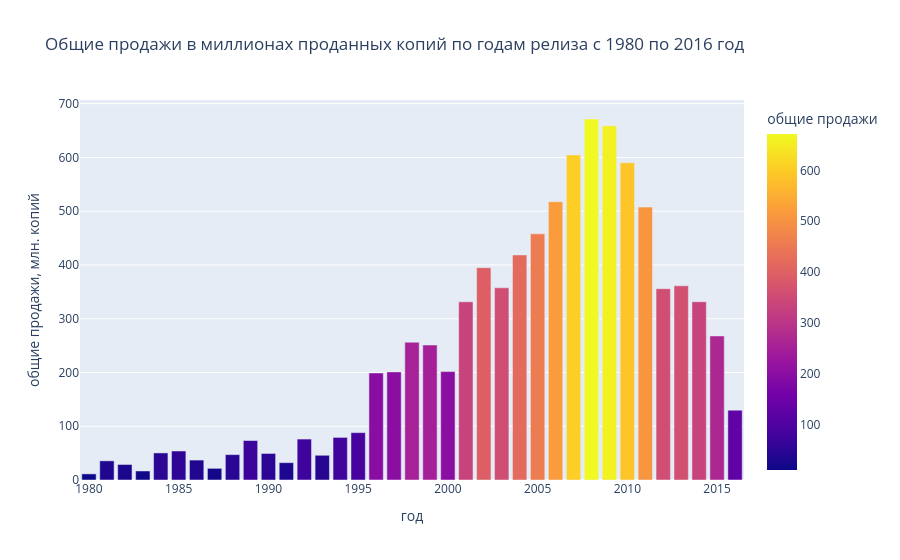

The notebook cell saved with this chart:
### Code cell
fig = px.bar(data.groupby('year_of_release').total_sales.sum(), 
             color=data.groupby('year_of_release').total_sales.sum().round(2),
             title='Общие продажи в миллионах проданных копий по годам релиза с 1980 по 2016 год',
             labels={'value':'общие продажи, млн. копий', 
                     'year_of_release': 'год', 
                     'color':'общие продажи'})

fig.update_traces(hovertemplate = 'год релиза : %{x}<br>общие продажи, млн. копий : %{y}')

fig.show()

### Figure 1 — Plotly figure (JSON) as saved in the notebook; plotly's stock layout.template omitted (floating-point values rounded to 4 significant figures)
{"data": [{"alignmentgroup": "True", "hovertemplate": "год релиза : %{x}<br>общие продажи, млн. копий : %{y}", "legendgroup": "", "marker": {"color": [11.38, 35.68, 28.88, 16.8, 50.35, 53.95, 37.08, 21.7, 47.21, 73.45, 49.37, 32.23, 76.16, 45.99, 79.23, 88.12, 199.2, 201.1, 256.3, 251.1, 201.7, 331.5, 395.0, 357.5, 418.7, 457.8, 517.7, 604.8, 671.5, 658.8, 590.1, 507.6, 355.8, 361.2, 331.5, 268.0, 129.9], "coloraxis": "coloraxis", "pattern": {"shape": ""}}, "name": "", "offsetgroup": "", "orientation": "v", "showlegend": false, "textposition": "auto", "type": "bar", "x": [1980, 1981, 1982, 1983, 1984, 1985, 1986, 1987, 1988, 1989, 1990, 1991, 1992, 1993, 1994, 1995, 1996, 1997, 1998, 1999, 2000, 2001, 2002, 2003, 2004, 2005, 2006, 2007, 2008, 2009, 2010, 2011, 2012, 2013, 2014, 2015, 2016], "xaxis": "x", "y": [11.38, 35.68, 28.88, 16.8, 50.35, 53.95, 37.08, 21.7, 47.21, 73.45, 49.37, 32.23, 76.16, 45.99, 79.23, 88.12, 199.2, 201.1, 256.3, 251.1, 201.7, 331.5, 395.0, 357.5, 418.7, 457.8, 517.7, 604.7, 671.5, 658.8, 590.1, 507.6, 355.8, 361.2, 331.5, 268.0, 129.9], "yaxis": "y"}], "layout": {"barmode": "relative", "coloraxis": {"colorbar": {"title": {"text": "общие продажи"}}, "colorscale": [[0, "#0d0887"], [0.1111, "#46039f"], [0.2222, "#7201a8"], [0.3333, "#9c179e"], [0.4444, "#bd3786"], [0.5556, "#d8576b"], [0.6667, "#ed7953"], [0.7778, "#fb9f3a"], [0.8889, "#fdca26"], [1, "#f0f921"]]}, "legend": {"tracegroupgap": 0}, "title": {"text": "Общие продажи в миллионах проданных копий по годам релиза с 1980 по 2016 год"}, "xaxis": {"anchor": "y", "domain": [0, 1], "title": {"text": "год"}}, "yaxis": {"anchor": "x", "domain": [0, 1], "title": {"text": "общие продажи, млн. копий"}}}}
